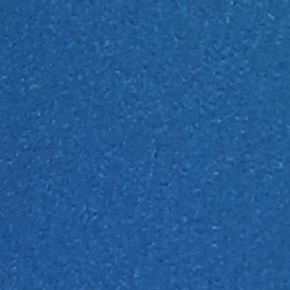
%> input picture image_part_025.jpg, 290 x 290 px
$ octave --eval "result = max_variance_of_pic('image_part_025.jpg');"   (GNU Octave 9; MATLAB toolbox functions it lacks are replaced by stand-ins)
%> lines starting %> are read from the running program, lines starting %| are printed output that depends on the picture
function [max_variance_among_slideing_windows] = max_variance_of_pic(image)
%> called with image = 'image_part_025.jpg'
%UNTITLED This function return the maximal variance among all 10*10 moving
% windows of the input image

g1 = rgb2gray(imread(image));
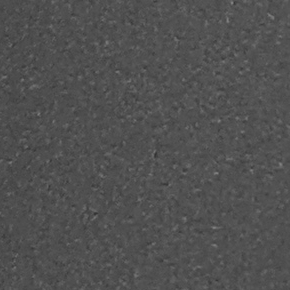
%> g1: size 290x290 uint8; min 49, max 129, mean 80.8

defekt_variance=[];

[x,y] = size(g1);
%> x = 290; y = 290

for i = 1 : (floor(x/10))
    for j = 1: (floor(y/10))
        moving_windows = g1(((i-1)*10 +1) : i*10 , ((j-1)*10 +1) : j*10);

        row_vector = reshape(moving_windows,1,[]);
        A = cast(row_vector, 'double');
        % calculate the variance of grey value in moving windows
        a = var(A);
        defekt_variance = [defekt_variance,a];

    end
end
%> after the loop, defekt_variance = 841 values, max 167 at index 451, min 3.98 at index 641, mean 31.68
max_variance_among_slideing_windows = max(defekt_variance);
%> max_variance_among_slideing_windows = 167

end

$ run again, on image_part_028.jpg
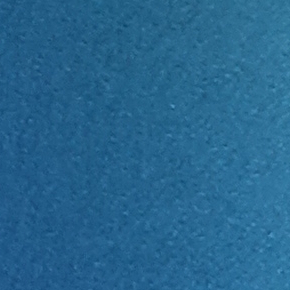
%> input picture image_part_028.jpg, 290 x 290 px
%> in max_variance_of_pic, `g1 = rgb2gray(imread(image));`:
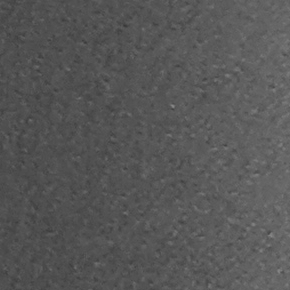
%> g1: size 290x290 uint8; min 56, max 134, mean 87.1
%> after the loop in max_variance_of_pic, `for i = 1 : (floor(x/10))`: defekt_variance = 841 values, max 141.5 at index 308, min 4.51 at index 120, mean 23.29
%> max_variance_among_slideing_windows = 141.5

$ run again, on image_part_034.jpg
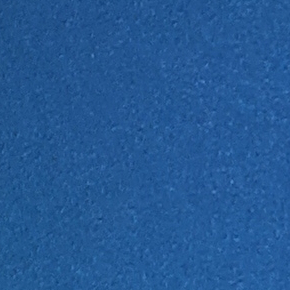
%> input picture image_part_034.jpg, 290 x 290 px
%> in max_variance_of_pic, `g1 = rgb2gray(imread(image));`:
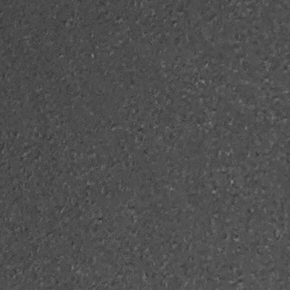
%> g1: size 290x290 uint8; min 52, max 125, mean 79.6
%> after the loop in max_variance_of_pic, `for i = 1 : (floor(x/10))`: defekt_variance = 841 values, max 123.7 at index 546, min 5.33 at index 657, mean 28.37
%> max_variance_among_slideing_windows = 123.7

$ run again, on image_part_035.jpg
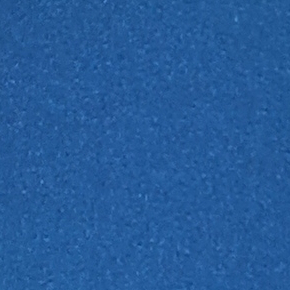
%> input picture image_part_035.jpg, 290 x 290 px
%> in max_variance_of_pic, `g1 = rgb2gray(imread(image));`:
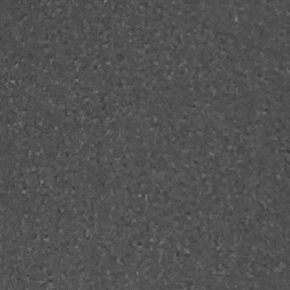
%> g1: size 290x290 uint8; min 54, max 127, mean 82.1
%> after the loop in max_variance_of_pic, `for i = 1 : (floor(x/10))`: defekt_variance = 841 values, max 132.2 at index 566, min 4.56 at index 81, mean 28.68
%> max_variance_among_slideing_windows = 132.2
